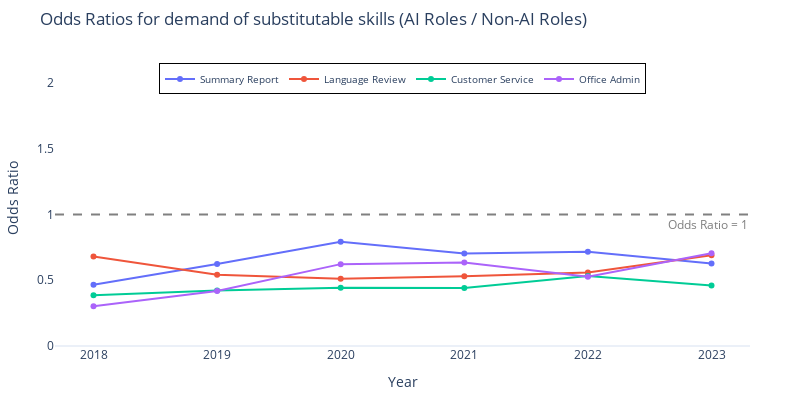
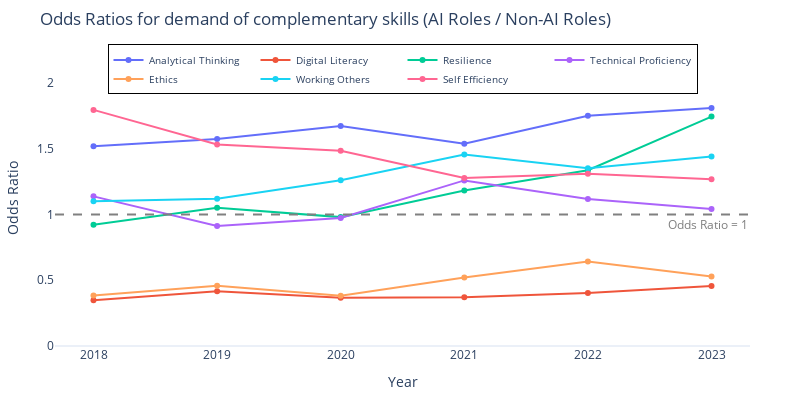

These figures' notebook cell, in order:
### Code cell
# create odds ratio time series
yearly_df = posts_df.groupby(["YEAR", "AI"]).agg({
    "SUMMARY_REPORT": "mean",
    "LANGUAGE_REVIEW": "mean",
    "CUSTOMER_SERVICE": "mean",
    "OFFICE_ADMIN": "mean",
    "ANALYTICAL_THINKING": "mean",
    "DIGITAL_LITERACY": "mean",
    "RESILIENCE": "mean",
    "TECHNICAL_PROFICIENCY": "mean",
    "ETHICS": "mean",
    "WORKING_OTHERS": "mean",
    "SELF_EFFICIENCY": "mean"
}).reset_index()

yearly_ai_df = yearly_df[yearly_df["AI"] == 1]
yearly_ai_df.columns = [col + "_AI" for col in yearly_ai_df.columns]
yearly_non_ai_df = yearly_df[yearly_df["AI"] == 0]
yearly_non_ai_df.columns = [col + "_NON_AI" for col in yearly_non_ai_df.columns]
yearly_df = pd.merge(yearly_ai_df, yearly_non_ai_df, left_on="YEAR_AI", right_on="YEAR_NON_AI")

for col in ["SUMMARY_REPORT", "LANGUAGE_REVIEW", "CUSTOMER_SERVICE", "OFFICE_ADMIN",
            "ANALYTICAL_THINKING", "DIGITAL_LITERACY", "RESILIENCE", "TECHNICAL_PROFICIENCY",
            "ETHICS", "WORKING_OTHERS", "SELF_EFFICIENCY"]:
    yearly_df[col + "_ODDS"] = yearly_df[col + "_AI"] / yearly_df[col + "_NON_AI"]
    
# plot odds ratios over years for a subset of skill groups
def plot_odds_ratios(yearly_df, skill_groups, title):
    
    fig = go.Figure()
    for skill in skill_groups:
        fig.add_trace(
            go.Scatter(
                x=yearly_df["YEAR_AI"],
                y=yearly_df[skill + "_ODDS"],
                mode="lines+markers",
                name=skill.replace("_", " ").title(),
            )
        )
        
    # Add horizontal line at y=1 for reference
    fig.add_hline(y=1, line_dash="dash", line_color="gray",
                  annotation_text="Odds Ratio = 1", annotation_position="bottom right",
                  annotation_font_color="gray")
    
    fig.update_layout(
        title=title,
        xaxis_title="Year",
        yaxis_title="Odds Ratio",
        template="plotly_white",
        xaxis_showgrid=False,
        yaxis_showgrid=False,
        margin=dict(l=50, r=50, t=50, b=50),
        yaxis_range=[0, 2.25],
        width=800,
        height=400,
        legend=dict(
            title=None,
            orientation="h",
            yanchor="bottom",
            y=.85,
            xanchor="center",
            x=.5,
            bordercolor="Black",
            borderwidth=1,
            font=dict(size=10)
        )
    )
    
    fig.show()
    
    name = "substitute" if "SUMMARY_REPORT" in skill_groups else "complement"
    fig.write_image(f"figures/odds_ratios_{name}.png", width=800, height=400, scale=2)

plot_odds_ratios(yearly_df,
                 ["SUMMARY_REPORT", "LANGUAGE_REVIEW", "CUSTOMER_SERVICE", "OFFICE_ADMIN"],
                 "Odds Ratios for demand of substitutable skills (AI Roles / Non-AI Roles)")
plot_odds_ratios(yearly_df,
                 ["ANALYTICAL_THINKING", "DIGITAL_LITERACY", "RESILIENCE", "TECHNICAL_PROFICIENCY",
                  "ETHICS", "WORKING_OTHERS", "SELF_EFFICIENCY"],
                 "Odds Ratios for demand of complementary skills (AI Roles / Non-AI Roles)")

### Figure 1 — Plotly figure (JSON) as saved in the notebook; plotly's stock layout.template omitted (floating-point values rounded to 4 significant figures)
{"data": [{"mode": "lines+markers", "name": "Summary Report", "type": "scatter", "x": [2018, 2019, 2020, 2021, 2022, 2023], "y": [0.4649, 0.6238, 0.7915, 0.7029, 0.7171, 0.6277]}, {"mode": "lines+markers", "name": "Language Review", "type": "scatter", "x": [2018, 2019, 2020, 2021, 2022, 2023], "y": [0.6798, 0.5408, 0.5119, 0.5302, 0.5595, 0.6905]}, {"mode": "lines+markers", "name": "Customer Service", "type": "scatter", "x": [2018, 2019, 2020, 2021, 2022, 2023], "y": [0.385, 0.4213, 0.442, 0.4406, 0.5327, 0.4606]}, {"mode": "lines+markers", "name": "Office Admin", "type": "scatter", "x": [2018, 2019, 2020, 2021, 2022, 2023], "y": [0.3021, 0.4177, 0.6223, 0.6356, 0.5257, 0.7046]}], "layout": {"annotations": [{"font": {"color": "gray"}, "showarrow": false, "text": "Odds Ratio = 1", "x": 1, "xanchor": "right", "xref": "x domain", "y": 1, "yanchor": "top", "yref": "y"}], "height": 400, "legend": {"bordercolor": "Black", "borderwidth": 1, "font": {"size": 10}, "orientation": "h", "title": {}, "x": 0.5, "xanchor": "center", "y": 0.85, "yanchor": "bottom"}, "margin": {"b": 50, "l": 50, "r": 50, "t": 50}, "shapes": [{"line": {"color": "gray", "dash": "dash"}, "type": "line", "x0": 0, "x1": 1, "xref": "x domain", "y0": 1, "y1": 1, "yref": "y"}], "title": {"text": "Odds Ratios for demand of substitutable skills (AI Roles / Non-AI Roles)"}, "width": 800, "xaxis": {"showgrid": false, "title": {"text": "Year"}}, "yaxis": {"range": [0, 2.25], "showgrid": false, "title": {"text": "Odds Ratio"}}}}

### Figure 2 — Plotly figure (JSON) as saved in the notebook; plotly's stock layout.template omitted (floating-point values rounded to 4 significant figures)
{"data": [{"mode": "lines+markers", "name": "Analytical Thinking", "type": "scatter", "x": [2018, 2019, 2020, 2021, 2022, 2023], "y": [1.518, 1.573, 1.671, 1.538, 1.749, 1.808]}, {"mode": "lines+markers", "name": "Digital Literacy", "type": "scatter", "x": [2018, 2019, 2020, 2021, 2022, 2023], "y": [0.3479, 0.4153, 0.3667, 0.371, 0.4029, 0.4554]}, {"mode": "lines+markers", "name": "Resilience", "type": "scatter", "x": [2018, 2019, 2020, 2021, 2022, 2023], "y": [0.921, 1.05, 0.9797, 1.182, 1.336, 1.744]}, {"mode": "lines+markers", "name": "Technical Proficiency", "type": "scatter", "x": [2018, 2019, 2020, 2021, 2022, 2023], "y": [1.138, 0.9126, 0.973, 1.259, 1.118, 1.041]}, {"mode": "lines+markers", "name": "Ethics", "type": "scatter", "x": [2018, 2019, 2020, 2021, 2022, 2023], "y": [0.3847, 0.4583, 0.3813, 0.5202, 0.6418, 0.5276]}, {"mode": "lines+markers", "name": "Working Others", "type": "scatter", "x": [2018, 2019, 2020, 2021, 2022, 2023], "y": [1.101, 1.119, 1.26, 1.455, 1.352, 1.441]}, {"mode": "lines+markers", "name": "Self Efficiency", "type": "scatter", "x": [2018, 2019, 2020, 2021, 2022, 2023], "y": [1.795, 1.532, 1.484, 1.277, 1.308, 1.267]}], "layout": {"annotations": [{"font": {"color": "gray"}, "showarrow": false, "text": "Odds Ratio = 1", "x": 1, "xanchor": "right", "xref": "x domain", "y": 1, "yanchor": "top", "yref": "y"}], "height": 400, "legend": {"bordercolor": "Black", "borderwidth": 1, "font": {"size": 10}, "orientation": "h", "title": {}, "x": 0.5, "xanchor": "center", "y": 0.85, "yanchor": "bottom"}, "margin": {"b": 50, "l": 50, "r": 50, "t": 50}, "shapes": [{"line": {"color": "gray", "dash": "dash"}, "type": "line", "x0": 0, "x1": 1, "xref": "x domain", "y0": 1, "y1": 1, "yref": "y"}], "title": {"text": "Odds Ratios for demand of complementary skills (AI Roles / Non-AI Roles)"}, "width": 800, "xaxis": {"showgrid": false, "title": {"text": "Year"}}, "yaxis": {"range": [0, 2.25], "showgrid": false, "title": {"text": "Odds Ratio"}}}}
